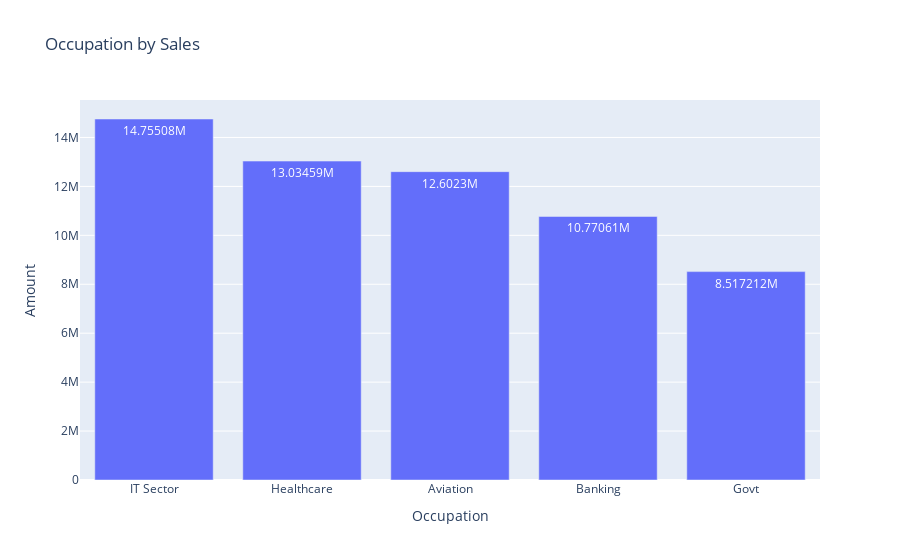

Notebook source saved alongside this figure:
### Code cell
# Data Visualization Using Plotly Module
px.bar(data_frame = Occupation_Sales , x = 'Occupation' , y = 'Amount' , title = 'Occupation by Sales' , text_auto= True)

### Figure 1 — Plotly figure (JSON) as saved in the notebook; plotly's stock layout.template omitted (floating-point values rounded to 4 significant figures)
{"data": [{"alignmentgroup": "True", "hovertemplate": "Occupation=%{x}<br>Amount=%{y}<extra></extra>", "legendgroup": "", "marker": {"color": "#636efa", "pattern": {"shape": ""}}, "name": "", "offsetgroup": "", "orientation": "v", "showlegend": false, "textposition": "auto", "texttemplate": "%{y}", "type": "bar", "x": ["IT Sector", "Healthcare", "Aviation", "Banking", "Govt"], "xaxis": "x", "y": [14755079, 13034586, 12602298, 10770610, 8517212], "yaxis": "y"}], "layout": {"barmode": "relative", "legend": {"tracegroupgap": 0}, "title": {"text": "Occupation by Sales"}, "xaxis": {"anchor": "y", "domain": [0, 1], "title": {"text": "Occupation"}}, "yaxis": {"anchor": "x", "domain": [0, 1], "title": {"text": "Amount"}}}}
